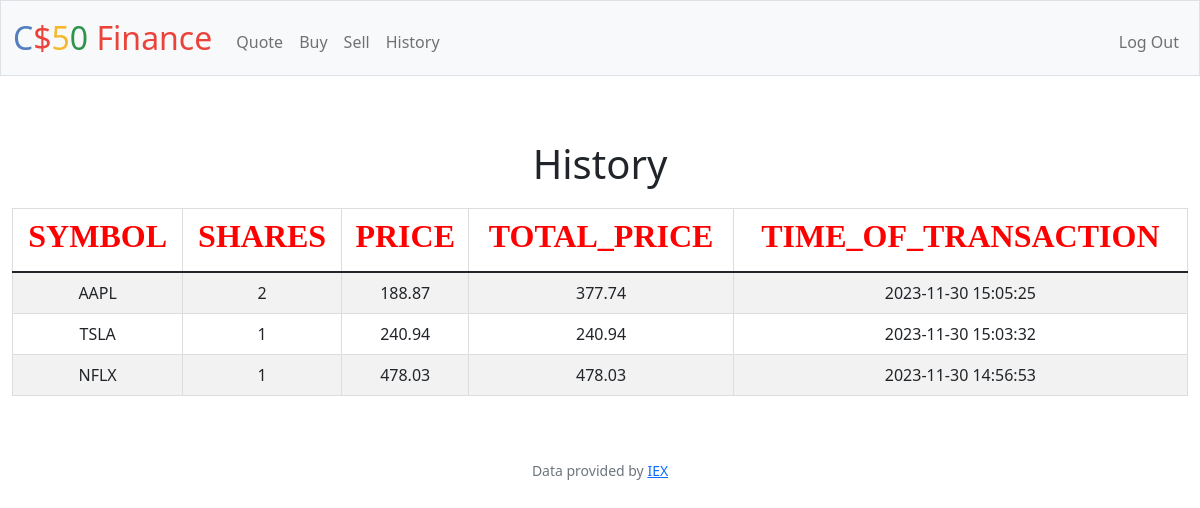
Screenshot of /history (signed in) with the database file from the repository.
### tables this page shows
CREATE TABLE buy (id INTEGER PRIMARY KEY AUTOINCREMENT NOT NULL,
user_id INTEGER NOT NULL, symbol TEXT NOT NULL , shares INTEGER NOT NULL,
price INTEGER NOT NULL, time_of_buy DATATIME DEFAULT CURRENT_TIMESTAMP,
FOREIGN KEY (user_id) REFERENCES users(id));

### app.py (the view)
@app.route("/history")
@login_required
def history():
    buys = db.execute("SELECT * FROM buy WHERE user_id = :user_id ORDER BY time_of_buy DESC", user_id = session["user_id"])
    return render_template("history.html", buys= buys)
    """Show history of transactions"""
    return apology("TODO")

### app.py (called while the page is built)
@app.after_request
def after_request(response):
    response.headers["Cache-Control"] = "no-cache, no-store, must-revalidate"
    response.headers["Expires"] = 0
    response.headers["Pragma"] = "no-cache"
    return response

### helpers.py (called while the page is built)
def login_required(f):
    @wraps(f)
    def decorated_function(*args, **kwargs):
        if session.get("user_id") is None:
            return redirect("/login")
        return f(*args, **kwargs)
    return decorated_function

### templates/history.html (shortened to what this page needs)
{% extends "layout.html" %}
{% block main %}
    <p><h1>History</h1></p>
    <p>
<table class ="table table-boardered table-striped">
    <thead class="thead-light">
        <tr>
            <th><h2><strong>SYMBOL</strong></h2></th>
            <th><h2><strong>SHARES</strong></h2></th>
            <th><h2><strong>PRICE</strong></h2></th>
            <th><h2><strong>TOTAL_PRICE</strong></h2></th>
            <th><h2><strong>TIME_OF_TRANSACTION</strong></h2></th>
        </tr>
    </p>
<tbody>
    {% for buy in buys %}
    <tr>
        <td>{{buy.symbol}}</td>
        <td>{{buy.shares}}</td>
        <td>{{buy.price}}</td>
        <td>{{buy.price * buy.shares}}</td>
        <td>{{buy.time_of_buy}}</td>
    </tr>
    {% endfor %}
</tbody>
{% endblock %}

### templates/history.html (style rules this page uses)
table { width : 100% ; border-collapse: collapse; margin-top: 20px; }
th,td { border: 1px solid #dddddd; text-align: center; padding: 9px; }
th { background-color: #f2f2f2; }
h2 { font-family: 'Times New Roman', Times, serif; color: red; }

### rows the page displays
buy: symbol "AAPL", shares "2", price "188.87", buy.price*buy.shares "377.74", time_of_buy "2023-11-30 15:05:25"
buy: symbol "TSLA", shares "1", price "240.94", buy.price*buy.shares "240.94", time_of_buy "2023-11-30 15:03:32"
buy: symbol "NFLX", shares "1", price "478.03", buy.price*buy.shares "478.03", time_of_buy "2023-11-30 14:56:53"
